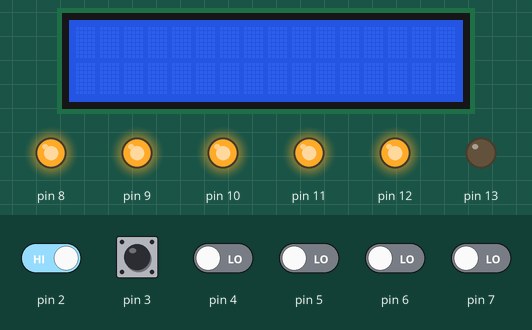
The sketch below on a simulated Arduino Uno, built with avr-gcc and run on an emulated ATmega328P. Shown: 16×2 character LCD, output pins drawn as LEDs (lit = HIGH). The inputs (shaded band) are chosen by the test bench; at power-on: pin 2, pin 3 HIGH, pin 4–7 LOW.

Above: at 1.3 s.
1.4 s: pin 2 driven LOW
At 2.2 s:
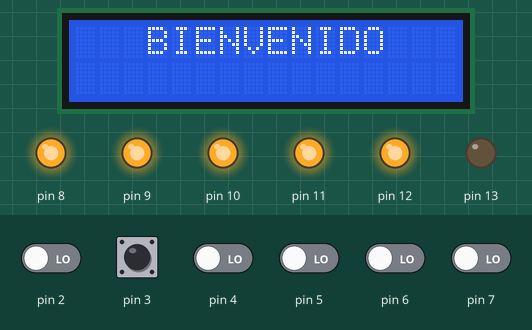
4.4 s: pin 7 driven HIGH
At 5.4 s:
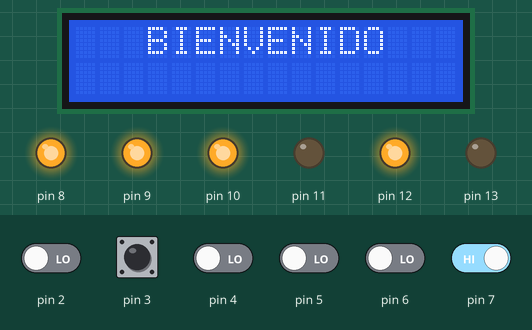
7.4 s: pin 6 driven HIGH
At 8.4 s:
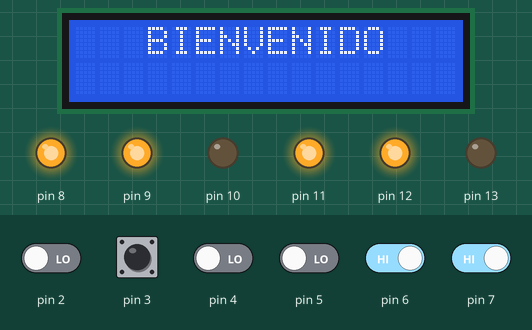
10.4 s: pin 5 driven HIGH
At 11.4 s:
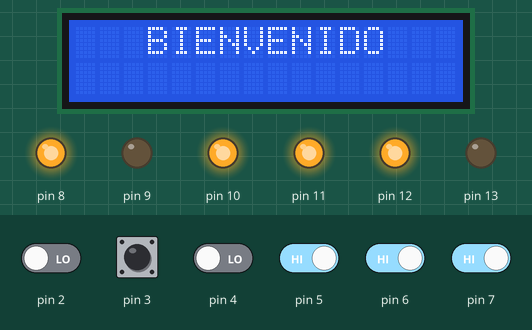
13.4 s: pin 5 driven LOW
At 14.2 s:
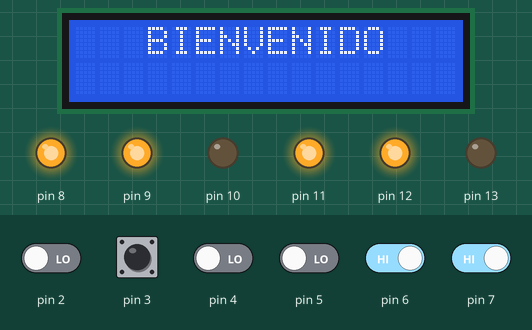
16.4 s: pin 6 driven LOW
At 17.1 s:
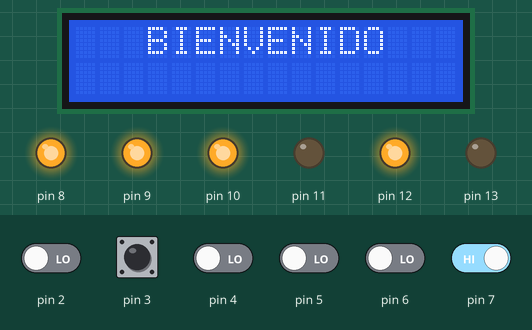
Timing chart, 0 to 19.4 s (numbered marks = the images above; inputs shaded):
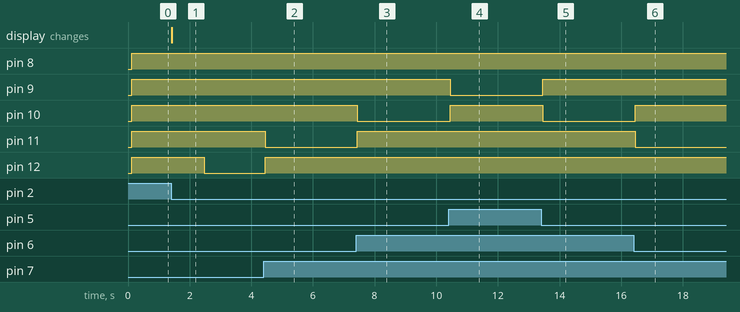

The sketch:

Lavadero_Autos_Box6.ino
```cpp
#include <Wire.h>
#include <LiquidCrystal_I2C.h>
LiquidCrystal_I2C lcd(0x27 ,16,2); // si no te sale con esta direccion  puedes usar (0x3f,16,2) || (0x27,16,2)  ||(0x20,16,2)
int teclado = 0; int credito = 0;
bool boton1 = 0; bool boton2 = 0; bool boton3 = 0;
bool boton4 = 0; bool boton5 = 0;
bool flag = 0;
unsigned long currentmillis = 0;
unsigned long previousmillis = 0;
int cuentaregresiva = 0; int cuentaregresiva2 = 0;
long lastDebounceTime = 0;  // the last time the output pin was toggled
long debounceDelay = 150;   // the debounce time; increase if the output flickers

void setup() {
  Wire.begin();
  lcd.begin(16,2);
  lcd.init();
  attachInterrupt(digitalPinToInterrupt(2), coin, FALLING);
  attachInterrupt(digitalPinToInterrupt(3), service, FALLING);
  pinMode(2,INPUT); pinMode(3,INPUT); pinMode(4,INPUT);
  pinMode(5,INPUT); pinMode(6,INPUT); pinMode(7,INPUT);
  pinMode(8,OUTPUT); pinMode(9,OUTPUT);pinMode(10,OUTPUT);
  pinMode(11,OUTPUT);pinMode(12,OUTPUT);pinMode(13,OUTPUT);
}
void loop() {
  digitalWrite(8,HIGH);
  digitalWrite(9,HIGH);
  digitalWrite(10,HIGH);
  digitalWrite(11,HIGH);
  digitalWrite(12,HIGH);
  if (credito == 1 || credito == 2){
      flag = 1;
      lcd.backlight();
      lcd.clear();
      lcd.setCursor(0,0);
      lcd.print("   BIENVENIDO   ");
      delay(1000);
      lcd.setCursor(0,0);
      lcd.print("ELIJA EL LAVADO ");
      lcd.setCursor (2,1);
      lcd.print("Credito: ");
      lcd.setCursor (12,1);
      lcd.print(credito);
    }
  while (credito != 0){
    lcd.setCursor (12,1);  lcd.print(credito);
    if(digitalRead(3)!=1||digitalRead(4)!=1||digitalRead(5)!=1||digitalRead(6)!=1||digitalRead(7)!=1){
      if (flag==1){
          previousmillis = millis();
          flag = 0;
        }
      if(digitalRead(3)==0){
        boton1 = 1;
        boton2 = 0; boton3 = 0; boton4 = 0; boton5 = 0;
      }
      if(digitalRead(4)==0){
        boton2 = 1;
        boton1 = 0; boton3 = 0; boton4 = 0; boton5 = 0;
      }
      if(digitalRead(5)==0){
        boton3 = 1;
        boton1 = 0; boton2 = 0; boton4 = 0; boton5 = 0;
      }
      if(digitalRead(6)==0){
        boton4 = 1;
        boton1 = 0; boton2 = 0; boton3 = 0; boton5 = 0;
      }
      if(digitalRead(7)==0){
        boton5 = 1;
        boton1 = 0; boton2 = 0; boton3 = 0; boton4 = 0;
      }
    }
    if (boton1==1 || boton2==1 || boton3==1 || boton4==1 || boton5==1){
      currentmillis = millis();
      if(currentmillis - previousmillis <= (270000*credito)){
        cuentaregresiva = (270*credito) - ((currentmillis-previousmillis)/1000);
        int minutes = cuentaregresiva / 60;
        int seconds = cuentaregresiva % 60;
        lcd.setCursor (0,1);
        lcd.print("Tiempo:   ");
        lcd.setCursor(10, 1);
        lcd.print(minutes < 10 ? "0" : "");
        lcd.print(minutes);
        lcd.print(":");
        lcd.print(seconds < 10 ? "0" : "");
        lcd.print(seconds);
        //delay(100);
        if (boton1 == 1)  jabon_prelavado();
        if (boton2 == 1)  jabon_en_lanza();
        if (boton3 == 1)  espuma_en_cepillo();
        if (boton4 == 1)  enjuague_en_lanza();
        if (boton5 == 1)  cera_en_lanza();
      }
      else{
        boton1=boton2=boton3=boton4=boton5=0;
        credito = 0;
        digitalWrite(8,HIGH);
        digitalWrite(9,HIGH);
        digitalWrite(10,HIGH);
        digitalWrite(11,HIGH);
        digitalWrite(12,HIGH);
        cuentaregresiva = 0;
        lcd.noBacklight();
        lcd.clear();
      }
    }
}}

void jabon_prelavado(){   //Micro Reles 8,9,10,11 y 12 activo por "0".
  lcd.setCursor(0,0);
  lcd.print(" DESENGRASANTE ");
  digitalWrite(8,LOW);
  digitalWrite(9,HIGH);
  digitalWrite(10,HIGH);
  digitalWrite(11,HIGH);
  digitalWrite(12,HIGH);
}
void jabon_en_lanza(){
  lcd.setCursor(0,0);
  lcd.print("  HIDRO JABON  ");
  digitalWrite(9,LOW);
  digitalWrite(8,HIGH);
  digitalWrite(10,HIGH);
  digitalWrite(11,HIGH);
  digitalWrite(12,HIGH);
}
void espuma_en_cepillo(){
  lcd.setCursor(0,0);
  lcd.print("      FOAM     ");
  digitalWrite(10,LOW);
  digitalWrite(8,HIGH);
  digitalWrite(9,HIGH);
  digitalWrite(11,HIGH);
  digitalWrite(12,HIGH);
}
void enjuague_en_lanza(){
  lcd.setCursor(0,0);
  lcd.print("   HIDRO AGUA   ");
  digitalWrite(11,LOW);
  digitalWrite(8,HIGH);
  digitalWrite(9,HIGH);
  digitalWrite(10,HIGH);
  digitalWrite(12,HIGH);
}
void cera_en_lanza(){
  lcd.setCursor(0,0);
  lcd.print("   HIDRO CERA    ");
  digitalWrite(12,LOW);
  digitalWrite(8,HIGH);
  digitalWrite(9,HIGH);
  digitalWrite(10,HIGH);
  digitalWrite(11,HIGH);
}

void coin() {
  if ((millis() - lastDebounceTime) > debounceDelay) {
    if(digitalRead(2)==0){
      delay(10);
      if(digitalRead(2)==0){
        credito++;
        lastDebounceTime = millis();
  }}}
}
void service() {
  if ((digitalRead(5) == LOW) && (digitalRead(6) == LOW)) {
    credito = 2;
  }
}
```

Measured:
- after the input at 1.4 s, pin 12: HIGH → LOW after 1.1 s; the display: changes at once (image 1)
- after the input at 4.4 s, pin 11: HIGH → LOW after 0.05 s; pin 12: LOW → HIGH after 0.05 s
- after the input at 7.4 s, pin 10: HIGH → LOW at once; pin 11: LOW → HIGH at once
- after the input at 10.4 s, pin 9: HIGH → LOW after 0.06 s; pin 10: LOW → HIGH after 0.06 s
- after the input at 13.4 s, pin 9: LOW → HIGH after 0.05 s; pin 10: HIGH → LOW after 0.05 s
- after the input at 16.4 s, pin 10: LOW → HIGH after 0.05 s; pin 11: HIGH → LOW after 0.05 s
